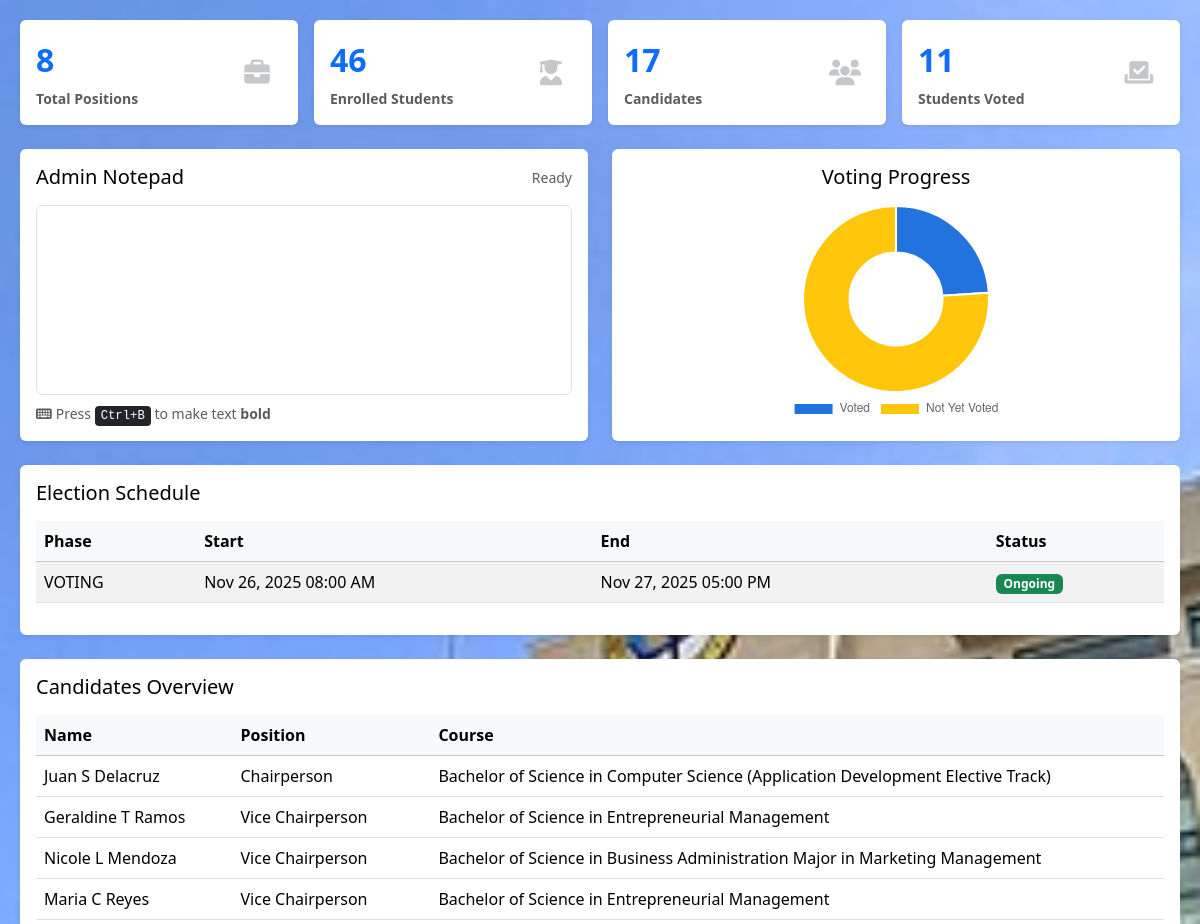
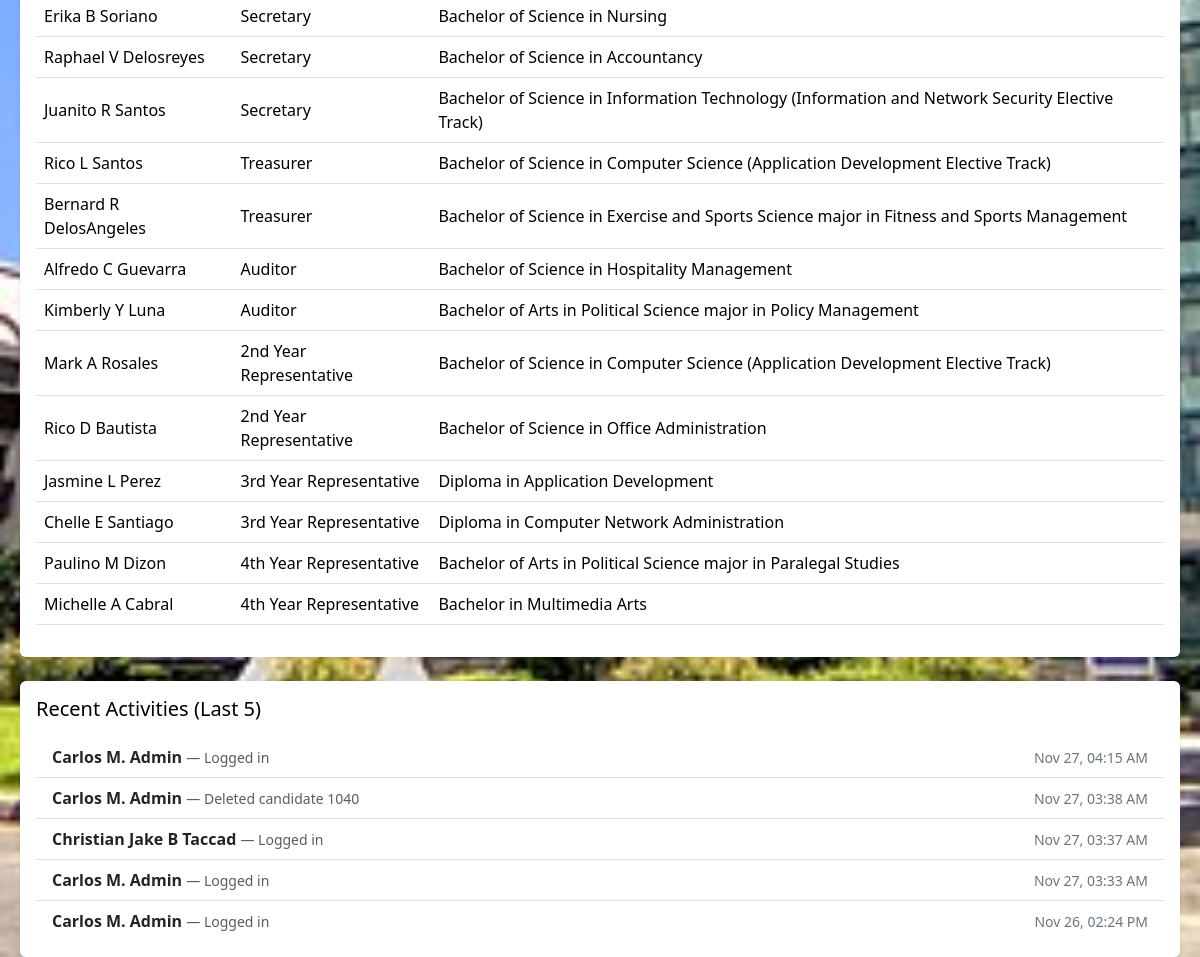
Page /Adm_dashboard.php (signed in) on the committed database (2 pictures, top to bottom).
### tables this page shows
CREATE TABLE `schedule` (
  `schedule_id` int(11) NOT NULL,
  `phase` enum('VIEW_CANDIDATES','VOTING','CANDIDATE_CHECKING') NOT NULL,
  `start_datetime` datetime NOT NULL,
  `end_datetime` datetime NOT NULL
);

CREATE TABLE `users` (
  `user_id` int(11) NOT NULL,
  `email` varchar(100) NOT NULL,
  `first_name` varchar(50) NOT NULL,
  `middle_name` varchar(50) DEFAULT NULL,
  `last_name` varchar(50) NOT NULL,
  `password_hash` varchar(255) NOT NULL,
  `qr_code` text DEFAULT NULL,
  `role` enum('STUDENT','ADMIN') NOT NULL,
  `full_name` varchar(155) GENERATED ALWAYS AS (concat_ws(' ',`first_name`,`middle_name`,`last_name`)) STORED
);

CREATE TABLE `positions` (
  `position_id` int(11) NOT NULL,
  `position_name` varchar(100) NOT NULL,
  `position_order` int(11) DEFAULT NULL
);

CREATE TABLE `courses` (
  `course_id` int(11) NOT NULL,
  `course_name` varchar(150) NOT NULL,
  `college_id` int(11) NOT NULL
);

CREATE TABLE `auditlogs` (
  `log_id` int(11) NOT NULL,
  `user_id` int(11) NOT NULL,
  `action` varchar(200) NOT NULL,
  `log_timestamp` datetime DEFAULT current_timestamp()
);

### Adm_dashboard.php (the view, shortened to what this page needs)
<?php
$host = "localhost";
$user = "u803144294_system";
$pass = "3AINS-G7_db";
$db   = "u803144294_system";
$conn = new mysqli($host, $user, $pass, $db);
$admin_user_id = $_SESSION["user_id"];
$noteResult = $conn->query("SELECT note_text FROM adminnotes WHERE admin_user_id = $admin_user_id");
$existingNote = '';
if ($noteResult && $noteResult->num_rows > 0) {
    $existingNote = $noteResult->fetch_assoc()['note_text'] ?? '';
}
$enrolled_students = $conn->query("SELECT COUNT(*) AS total FROM students WHERE is_enrolled = 1")->fetch_assoc()['total'] ?? 0;
$total_candidates = $conn->query("SELECT COUNT(*) AS total FROM candidates")->fetch_assoc()['total'] ?? 0;
$stmt = $conn->prepare("SELECT COUNT(*) AS total FROM ballots");
$stmt->execute();
$total_voted = $stmt->get_result()->fetch_assoc()['total'] ?? 0;
$schedules = $conn->query("SELECT phase, start_datetime, end_datetime FROM schedule ORDER BY start_datetime ASC");
$audit_logs = $conn->query("
    SELECT u.full_name, a.action, a.log_timestamp
    FROM auditLogs a
    JOIN users u ON a.user_id = u.user_id
    ORDER BY a.log_timestamp DESC
    LIMIT 5
");
$candidates = $conn->query("
    SELECT u.full_name, p.position_name, co.course_name
    FROM candidates c
    JOIN students s ON c.user_id = s.user_id
    JOIN users u ON s.user_id = u.user_id
    JOIN courses co ON s.course_id = co.course_id
    JOIN positions p ON c.position_id = p.position_id
    ORDER BY p.position_id ASC
");
?>
<!DOCTYPE html>
<html lang="en">
<head>
  <link href="https://cdn.jsdelivr.net/npm/bootstrap@5.3.3/dist/css/bootstrap.min.css" rel="stylesheet">
  <link rel="stylesheet" href="https://cdnjs.cloudflare.com/ajax/libs/font-awesome/6.5.0/css/all.min.css">
  <link rel="stylesheet" href="front.css">
</head>
<body>
  <div class="row g-3 mb-4">
    <?php
      $stats = [
        [
          'value' => $conn->query("SELECT COUNT(*) AS total FROM positions")->fetch_assoc()['total'] ?? 0,
          'label' => 'Total Positions',
          'icon'  => 'fa-briefcase',
        ],
        [
          'value' => $enrolled_students,
          'label' => 'Enrolled Students',
          'icon'  => 'fa-user-graduate',
        ],
        [
          'value' => $total_candidates,
          'label' => 'Candidates',
          'icon'  => 'fa-users',
        ],
        [
          'value' => $total_voted,
          'label' => 'Students Voted',
          'icon'  => 'fa-check-to-slot',
        ],
      ];
    ?>
    <?php foreach ($stats as $stat): ?>
      <div class="col-6 col-md-6 col-lg-3">
        <div class="card stat-card shadow-sm border-0 h-100">
          <div class="card-body d-flex justify-content-between align-items-center">
            <div>
              <div class="fs-2 fw-bold text-primary mb-1"><?= $stat['value'] ?></div>
              <div class="text-muted small"><?= $stat['label'] ?></div>
            </div>
            <div class="opacity-25">
              <i class="fa-solid <?= $stat['icon'] ?> fa-2x"></i>
            </div>
          </div>
        </div>
      </div>
    <?php endforeach; ?>
  </div>
  <div class="row g-4 mb-4">
    <div class="col-lg-6">
      <div class="card shadow-sm border-0 h-100">
        <div class="card-body d-flex flex-column" style="height: 100%;">
          <div class="d-flex justify-content-between align-items-center mb-3">
            <h5 class="text-primary mb-0">Admin Notepad</h5>
            <small class="text-muted" id="saveStatus">Ready</small>
          </div>
          <div id="adminNote" class="form-control flex-grow-1" contenteditable="true" placeholder="Type your notes here..." style="min-height: 180px; font-family: 'Segoe UI', Tahoma, Geneva, Verdana, sans-serif; overflow-y: auto; white-space: pre-wrap;"><?php echo $existingNote; ?></div>
          <small class="text-muted mt-2 d-block">
            <i class="fa-solid fa-keyboard me-1"></i>Press <kbd>Ctrl+B</kbd> to make text <strong>bold</strong>
          </small>
        </div>
      </div>
    </div>
    <div class="col-lg-6">
      <div class="card shadow-sm border-0 h-100">
        <div class="card-body">
          <h5 class="text-primary mb-3 text-center">Voting Progress</h5>
          <div style="height:220px;">
            <canvas id="voteChart"></canvas>
          </div>
        </div>
      </div>
    </div>
  </div>
  <div class="card shadow-sm border-0 mb-4">
    <div class="card-body">
      <h5 class="text-primary mb-3">Election Schedule</h5>
      <div class="table-responsive">
        <table class="table table-striped align-middle">
          <thead class="table-light">
            <tr>
              <th>Phase</th>
              <th>Start</th>
              <th>End</th>
              <th>Status</th>
            </tr>
          </thead>
          <tbody>
            <?php while ($row = $schedules->fetch_assoc()): ?>
              <?php
                $now = date('Y-m-d H:i:s');
                $status = ($now < $row['start_datetime']) ? 'Upcoming' :
                          (($now > $row['end_datetime']) ? 'Ended' : 'Ongoing');
                $badge = ($status == 'Ongoing') ? 'success' : (($status == 'Upcoming') ? 'warning' : 'secondary');
              ?>
              <tr>
                <td><?php echo htmlspecialchars($row['phase']); ?></td>
                <td><?php echo date("M d, Y h:i A", strtotime($row['start_datetime'])); ?></td>
                <td><?php echo date("M d, Y h:i A", strtotime($row['end_datetime'])); ?></td>
                <td><span class="badge bg-<?php echo $badge; ?>"><?php echo $status; ?></span></td>
              </tr>
            <?php endwhile; ?>
          </tbody>
        </table>
      </div>
    </div>
  </div>
  <div class="card shadow-sm border-0 mb-4">
    <div class="card-body">
      <h5 class="text-primary mb-3">Candidates Overview</h5>
      <div class="table-responsive">
        <table class="table table-hover align-middle">
          <thead class="table-light">
            <tr>
              <th>Name</th>
              <th>Position</th>
              <th>Course</th>
            </tr>
          </thead>
          <tbody>
            <?php if ($candidates->num_rows > 0): ?>
              <?php while ($cand = $candidates->fetch_assoc()): ?>
                <tr>
                  <td><?php echo htmlspecialchars($cand['full_name']); ?></td>
                  <td><?php echo htmlspecialchars($cand['position_name']); ?></td>
                  <td><?php echo htmlspecialchars($cand['course_name']); ?></td>
                </tr>
              <?php endwhile; ?>
            <?php else: ?>
              <tr><td colspan="3" class="text-center text-muted">No candidates found.</td></tr>
            <?php endif; ?>
          </tbody>
        </table>
      </div>
    </div>
  </div>
  <div class="card shadow-sm border-0 mb-4">
    <div class="card-body">
      <h5 class="text-primary mb-3">Recent Activities (Last 5)</h5>
      <ul class="list-group list-group-flush">
        <?php if ($audit_logs->num_rows > 0): ?>
          <?php while ($log = $audit_logs->fetch_assoc()): ?>
            <li class="list-group-item d-flex justify-content-between align-items-center">
              <div>
                <strong><?php echo htmlspecialchars($log['full_name']); ?></strong>
                <span class="text-muted small">— <?php echo htmlspecialchars($log['action']); ?></span>
              </div>
              <small class="text-secondary"><?php echo date("M d, h:i A", strtotime($log['log_timestamp'])); ?></small>
            </li>
          <?php endwhile; ?>
        <?php else: ?>
          <li class="list-group-item text-muted">No recent activity.</li>
        <?php endif; ?>
      </ul>
    </div>
  </div>
  <script>
    const ctx = document.getElementById('voteChart');
    new Chart(ctx, {
      type: 'doughnut',
      data: {
        labels: ['Voted', 'Not Yet Voted'],
        datasets: [{
          data: [<?php echo $total_voted; ?>, <?php echo max($enrolled_students - $total_voted, 0); ?>],
          backgroundColor: ['#2273ddff', '#ffc60bff'],
        }]
      },
      options: {
        responsive: true,
        maintainAspectRatio: false,
        plugins: { legend: { position: 'bottom' } }
      }
    });
  </script>
</body>
</html>

### front.css (style rules this page uses)
:root { --blue: #032c63; --yellow: #ffc107; --white: #ffffff; --sidebar-width: 260px; }
body { background: linear-gradient(180deg,var(--white) 0%, #f6f9ff 100%); background: url("bg.jpg") no-repeat center center fixed; background-size: cover; font-family: 'Segoe UI', Tahoma, Geneva, Verdana, sans-serif; }
.stat-card { border-left: 6px solid var(--yellow); }
.stat-card, .stat-card .label, .stat-card .value, .stat-card h5, .stat-card .stat-number, .stat-card .stat-title { font-weight: 700 !important; color: inherit; }
.stat-card .fa, .stat-card i, .stat-card .icon { font-size: 1.6rem !important; width: 50px; height: 50px; display: inline-flex; align-items: center; justify-content: center; }
html, body { height: 100%; }
.main-content, .card.h-100, .card.h-100 .card-body { min-height: 0; flex: 1 1 auto; }

### Adm_dashboard.php (style rules this page uses)
body { background-color: #f8f9fa; padding: 20px; }
.stat-card { transition: transform .2s; }
h5.text-primary { color: #000 !important; font-weight: 500 !important; }

### rows in the picture
schedule: phase "VOTING", start_datetime "Nov 26, 2025 08:00 AM", end_datetime "Nov 27, 2025 05:00 PM"
users: full_name "Juan S Delacruz", positions.position_name "Chairperson", courses.course_name "Bachelor of Science in Computer Science (Application Development Elective Track)"
users: full_name "Geraldine T Ramos", positions.position_name "Vice Chairperson", courses.course_name "Bachelor of Science in Entrepreneurial Management"
users: full_name "Nicole L Mendoza", positions.position_name "Vice Chairperson", courses.course_name "Bachelor of Science in Business Administration Major in Marketing Management"
users: full_name "Maria C Reyes", positions.position_name "Vice Chairperson", courses.course_name "Bachelor of Science in Entrepreneurial Management"
users: full_name "Erika B Soriano", positions.position_name "Secretary", courses.course_name "Bachelor of Science in Nursing"
users: full_name "Raphael V Delosreyes", positions.position_name "Secretary", courses.course_name "Bachelor of Science in Accountancy"
users: full_name "Juanito R Santos", positions.position_name "Secretary", courses.course_name "Bachelor of Science in Information Technology (Information and Network Security Elective Track)"
users: full_name "Rico L Santos", positions.position_name "Treasurer", courses.course_name "Bachelor of Science in Computer Science (Application Development Elective Track)"
users: full_name "Bernard R DelosAngeles", positions.position_name "Treasurer", courses.course_name "Bachelor of Science in Exercise and Sports Science major in Fitness and Sports Management"
users: full_name "Alfredo C Guevarra", positions.position_name "Auditor", courses.course_name "Bachelor of Science in Hospitality Management"
users: full_name "Kimberly Y Luna", positions.position_name "Auditor", courses.course_name "Bachelor of Arts in Political Science major in Policy Management"
users: full_name "Mark A Rosales", positions.position_name "2nd Year Representative", courses.course_name "Bachelor of Science in Computer Science (Application Development Elective Track)"
users: full_name "Rico D Bautista", positions.position_name "2nd Year Representative", courses.course_name "Bachelor of Science in Office Administration"
users: full_name "Jasmine L Perez", positions.position_name "3rd Year Representative", courses.course_name "Diploma in Application Development"
users: full_name "Chelle E Santiago", positions.position_name "3rd Year Representative", courses.course_name "Diploma in Computer Network Administration"
users: full_name "Paulino M Dizon", positions.position_name "4th Year Representative", courses.course_name "Bachelor of Arts in Political Science major in Paralegal Studies"
users: full_name "Michelle A Cabral", positions.position_name "4th Year Representative", courses.course_name "Bachelor in Multimedia Arts"
auditlogs: user.full_name "Carlos M. Admin", action "Logged in", log_timestamp "Nov 27, 04:15 AM"
auditlogs: user.full_name "Carlos M. Admin", action "Deleted candidate 1040", log_timestamp "Nov 27, 03:38 AM"
auditlogs: user.full_name "Christian Jake B Taccad", action "Logged in", log_timestamp "Nov 27, 03:37 AM"
auditlogs: user.full_name "Carlos M. Admin", action "Logged in", log_timestamp "Nov 27, 03:33 AM"
auditlogs: user.full_name "Carlos M. Admin", action "Logged in", log_timestamp "Nov 26, 02:24 PM"

### other values in the picture
$stat['value'] "8"
$stat['label'] "Total Positions"
$stat['value'] "46"
$stat['label'] "Enrolled Students"
$stat['value'] "17"
$stat['label'] "Candidates"
$stat['value'] "11"
$stat['label'] "Students Voted"
chart data {{ $total_voted }} 11
chart data {{ max($enrolled_students - $total_voted, 0) }} 35
